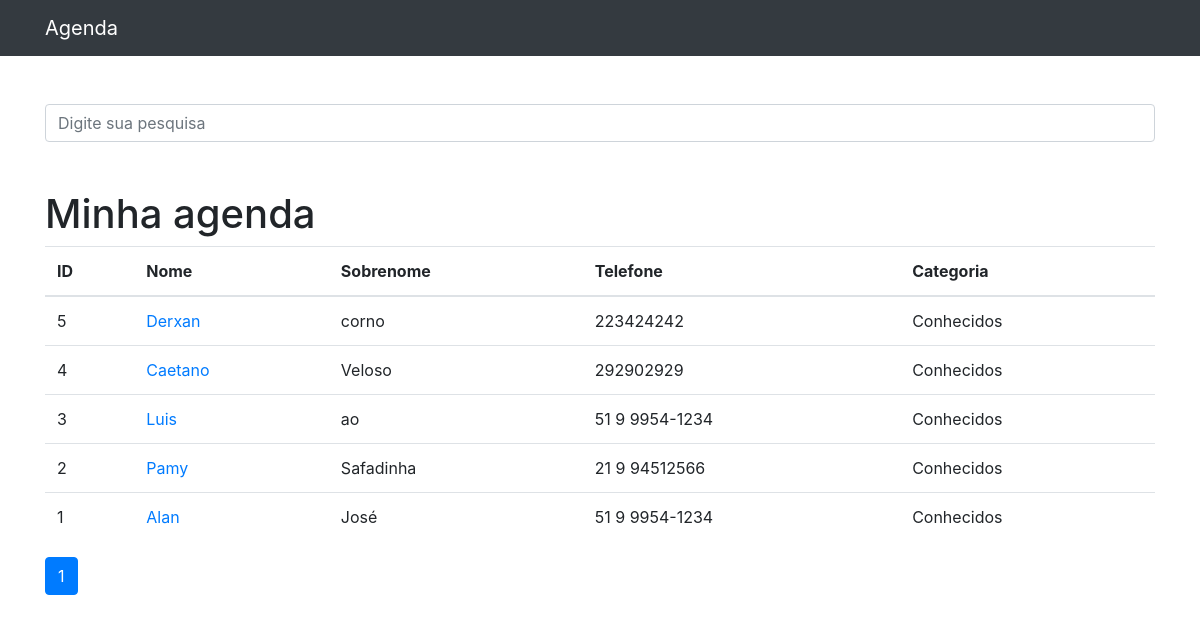
The app's page /, older data.
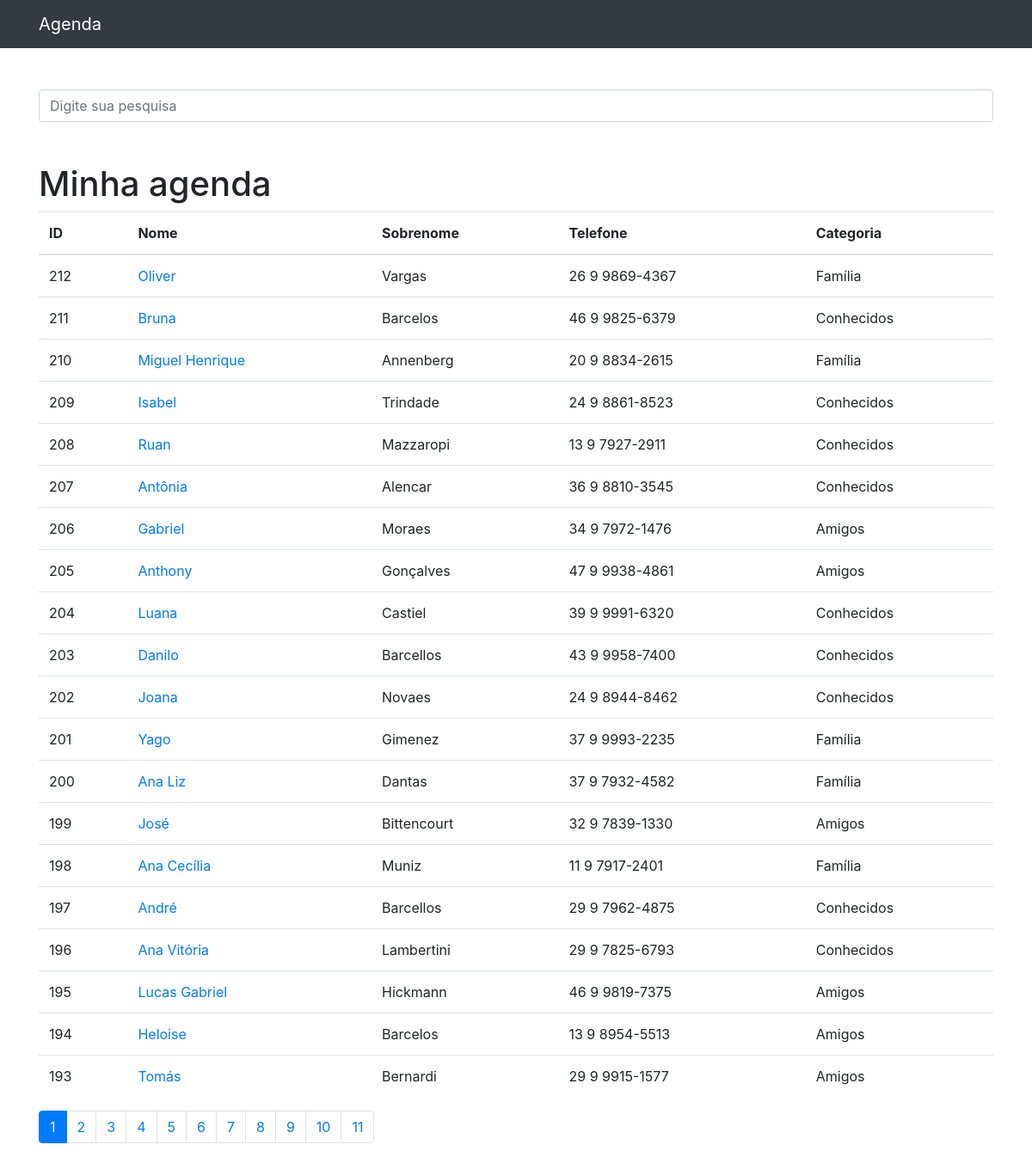
The same page, newer data.
### contatos/models.py (models this page shows, shortened)
class Contato(models.Model):
    nome = models.CharField(max_length=150)
    sobrenome = models.CharField(max_length=255, blank=True)
    telefone = models.CharField(max_length=255)
    email = models.CharField(max_length=255, blank=True)
    data_criacao = models.DateTimeField(default=timezone.now)
    descricao = models.TextField(blank=True)
    categoria = models.ForeignKey(Categoria, on_delete=models.DO_NOTHING)
    mostrar = models.BooleanField(default=True)
    foto = models.ImageField(blank=True, upload_to='fotos/%Y/%m/')

class Categoria(models.Model):
    nome = models.CharField(max_length=255)
    def __str__(self):
        return self.nome

### contatos/views.py (the view)
# urls.py: path('', views.index, name='index'),
def index(request):
    contatos = Contato.objects.order_by('-id').filter(
        mostrar=True
    )
    paginator = Paginator(contatos, 20)
    page = request.GET.get('p')
    contatos = paginator.get_page(page)
    return render(request, 'contatos/index.html', {
        'contatos': contatos
    })

### contatos/templates/contatos/index.html
{% extends 'base.html' %}
{%block conteudo%}
    <h1 class="mt-5">Minha agenda</h1>
    <table class="table">
      <thead>
        <tr>
          <th>ID</th>
          <th>Nome</th>
          <th>Sobrenome</th>
          <th>Telefone</th>
          <th>Categoria</th>
        </tr>
      </thead>
      <tbody>
        {% for contato in contatos %}
          <tr>
            <td>{{ contato.id }}</td>
            <td>
              <a href="{% url 'ver_contato' contato.id %}">{{ contato.nome }}</a>
            </td>
            <td>{{ contato.sobrenome }}</td>
            <td>{{ contato.telefone }}</td>
            <td>{{ contato.categoria }}</td>
          </tr>
        {% endfor %}
      </tbody>
    </table>
<nav aria-label="Page navigation example">
  <ul class="pagination">
    {% for pagina in contatos.paginator.page_range %}
      {% if contatos.number == pagina %}
        <li class="page-item active">
          <a class="page-link" href="?p={{ pagina }}&termo={{ request.GET.termo }}">{{pagina}}</a>
        </li>
      {% else %}
        <li class="page-item">
          <a class="page-link" href="?p={{ pagina }}&termo={{ request.GET.termo }}">{{pagina}}</a>
        </li>
      {% endif %}
    {% endfor %}
  </ul>
</nav>
{%endblock%}

Row changes from the older to the newer data that the page shows:
no longer on this page (row edited): Contato: id "5", nome "Derxan", sobrenome "corno", telefone "223424242", categoria "Conhecidos"
removed Contato: id "4", nome "Caetano", sobrenome "Veloso", telefone "292902929", categoria "Conhecidos"
removed Contato: id "3", nome "Luis", sobrenome "ao", telefone "51 9 9954-1234", categoria "Conhecidos"
no longer on this page (row edited): Contato: id "2", nome "Pamy", sobrenome "Safadinha", telefone "21 9 94512566", categoria "Conhecidos"
no longer on this page (row edited): Contato: id "1", nome "Alan", sobrenome "José", telefone "51 9 9954-1234", categoria "Conhecidos"
added Contato: id "212", nome "Oliver", sobrenome "Vargas", telefone "26 9 9869-4367", categoria "Família"
added Contato: id "211", nome "Bruna", sobrenome "Barcelos", telefone "46 9 9825-6379", categoria "Conhecidos"
added Contato: id "210", nome "Miguel Henrique", sobrenome "Annenberg", telefone "20 9 8834-2615", categoria "Família"
added Contato: id "209", nome "Isabel", sobrenome "Trindade", telefone "24 9 8861-8523", categoria "Conhecidos"
added Contato: id "208", nome "Ruan", sobrenome "Mazzaropi", telefone "13 9 7927-2911", categoria "Conhecidos"
added Contato: id "207", nome "Antônia", sobrenome "Alencar", telefone "36 9 8810-3545", categoria "Conhecidos"
added Contato: id "206", nome "Gabriel", sobrenome "Moraes", telefone "34 9 7972-1476", categoria "Amigos"
added Contato: id "205", nome "Anthony", sobrenome "Gonçalves", telefone "47 9 9938-4861", categoria "Amigos"
added Contato: id "204", nome "Luana", sobrenome "Castiel", telefone "39 9 9991-6320", categoria "Conhecidos"
added Contato: id "203", nome "Danilo", sobrenome "Barcellos", telefone "43 9 9958-7400", categoria "Conhecidos"
added Contato: id "202", nome "Joana", sobrenome "Novaes", telefone "24 9 8944-8462", categoria "Conhecidos"
added Contato: id "201", nome "Yago", sobrenome "Gimenez", telefone "37 9 9993-2235", categoria "Família"
added Contato: id "200", nome "Ana Liz", sobrenome "Dantas", telefone "37 9 7932-4582", categoria "Família"
added Contato: id "199", nome "José", sobrenome "Bittencourt", telefone "32 9 7839-1330", categoria "Amigos"
added Contato: id "198", nome "Ana Cecília", sobrenome "Muniz", telefone "11 9 7917-2401", categoria "Família"
added Contato: id "197", nome "André", sobrenome "Barcellos", telefone "29 9 7962-4875", categoria "Conhecidos"
added Contato: id "196", nome "Ana Vitória", sobrenome "Lambertini", telefone "29 9 7825-6793", categoria "Conhecidos"
added Contato: id "195", nome "Lucas Gabriel", sobrenome "Hickmann", telefone "46 9 9819-7375", categoria "Amigos"
added Contato: id "194", nome "Heloise", sobrenome "Barcelos", telefone "13 9 8954-5513", categoria "Amigos"
added Contato: id "193", nome "Tomás", sobrenome "Bernardi", telefone "29 9 9915-1577", categoria "Amigos"
Text that changed along with them:
new list line: "2"
new list line: "3"
new list line: "4"
new list line: "5"
new list line: "6"
new list line: "7"
new list line: "8"
new list line: "9"
new list line: "10"
new list line: "11"
